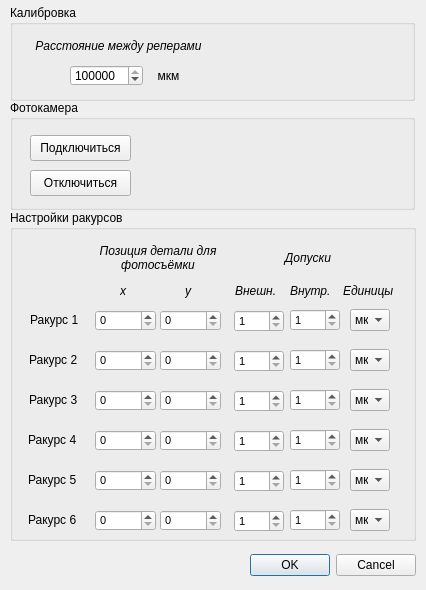
<?xml version="1.0" encoding="UTF-8"?>
<ui version="4.0">
 <class>SettingsDialog</class>
 <widget class="QDialog" name="SettingsDialog">
  <property name="geometry">
   <rect>
    <x>0</x>
    <y>0</y>
    <width>426</width>
    <height>590</height>
   </rect>
  </property>
  <property name="windowTitle">
   <string>Настройки</string>
  </property>
  <widget class="QDialogButtonBox" name="settingsButtonBox">
   <property name="geometry">
    <rect>
     <x>15</x>
     <y>545</y>
     <width>401</width>
     <height>41</height>
    </rect>
   </property>
   <property name="orientation">
    <enum>Qt::Horizontal</enum>
   </property>
   <property name="standardButtons">
    <set>QDialogButtonBox::Cancel|QDialogButtonBox::Ok</set>
   </property>
   <property name="centerButtons">
    <bool>false</bool>
   </property>
  </widget>
  <widget class="QGroupBox" name="CameraGroupBox">
   <property name="geometry">
    <rect>
     <x>10</x>
     <y>100</y>
     <width>405</width>
     <height>110</height>
    </rect>
   </property>
   <property name="title">
    <string>Фотокамера</string>
   </property>
   <widget class="QPushButton" name="cameraConnectButton">
    <property name="geometry">
     <rect>
      <x>20</x>
      <y>35</y>
      <width>101</width>
      <height>26</height>
     </rect>
    </property>
    <property name="text">
     <string>Подключиться</string>
    </property>
   </widget>
   <widget class="QPushButton" name="cameraDisconnectButton">
    <property name="geometry">
     <rect>
      <x>20</x>
      <y>70</y>
      <width>101</width>
      <height>26</height>
     </rect>
    </property>
    <property name="text">
     <string>Отключиться</string>
    </property>
   </widget>
   <widget class="QLabel" name="cameraConnectionStatusLabel">
    <property name="geometry">
     <rect>
      <x>140</x>
      <y>40</y>
      <width>246</width>
      <height>56</height>
     </rect>
    </property>
    <property name="text">
     <string/>
    </property>
    <property name="wordWrap">
     <bool>true</bool>
    </property>
   </widget>
  </widget>
  <widget class="QGroupBox" name="calibrationGroupBox">
   <property name="geometry">
    <rect>
     <x>10</x>
     <y>5</y>
     <width>405</width>
     <height>96</height>
    </rect>
   </property>
   <property name="title">
    <string>Калибровка</string>
   </property>
   <widget class="QLabel" name="calibrationReferencePointsDistanceMkmLabel">
    <property name="geometry">
     <rect>
      <x>145</x>
      <y>60</y>
      <width>27</width>
      <height>21</height>
     </rect>
    </property>
    <property name="text">
     <string>мкм</string>
    </property>
    <property name="alignment">
     <set>Qt::AlignCenter</set>
    </property>
   </widget>
   <widget class="QSpinBox" name="calibrationReferencePointsDistanceSpinBox">
    <property name="geometry">
     <rect>
      <x>60</x>
      <y>60</y>
      <width>73</width>
      <height>21</height>
     </rect>
    </property>
    <property name="minimum">
     <number>1</number>
    </property>
    <property name="maximum">
     <number>200000</number>
    </property>
    <property name="value">
     <number>100000</number>
    </property>
   </widget>
   <widget class="QLabel" name="calibrationReferencePointsDistanceLabel">
    <property name="geometry">
     <rect>
      <x>18</x>
      <y>30</y>
      <width>181</width>
      <height>21</height>
     </rect>
    </property>
    <property name="font">
     <font>
      <italic>true</italic>
     </font>
    </property>
    <property name="text">
     <string>Расстояние между реперами</string>
    </property>
    <property name="alignment">
     <set>Qt::AlignCenter</set>
    </property>
    <property name="wordWrap">
     <bool>true</bool>
    </property>
   </widget>
  </widget>
  <widget class="QGroupBox" name="angleSettingsGroupBox">
   <property name="geometry">
    <rect>
     <x>10</x>
     <y>210</y>
     <width>406</width>
     <height>331</height>
    </rect>
   </property>
   <property name="title">
    <string>Настройки ракурсов</string>
   </property>
   <widget class="QLabel" name="angle1SettingsLabel">
    <property name="geometry">
     <rect>
      <x>20</x>
      <y>95</y>
      <width>60</width>
      <height>30</height>
     </rect>
    </property>
    <property name="text">
     <string>Ракурс 1</string>
    </property>
   </widget>
   <widget class="QLabel" name="angle2SettingsLabel">
    <property name="geometry">
     <rect>
      <x>19</x>
      <y>135</y>
      <width>60</width>
      <height>30</height>
     </rect>
    </property>
    <property name="text">
     <string>Ракурс 2</string>
    </property>
   </widget>
   <widget class="QLabel" name="angle3SettingsLabel">
    <property name="geometry">
     <rect>
      <x>19</x>
      <y>175</y>
      <width>60</width>
      <height>30</height>
     </rect>
    </property>
    <property name="text">
     <string>Ракурс 3</string>
    </property>
   </widget>
   <widget class="QLabel" name="angle4SettingsLabel">
    <property name="geometry">
     <rect>
      <x>18</x>
      <y>215</y>
      <width>60</width>
      <height>30</height>
     </rect>
    </property>
    <property name="text">
     <string>Ракурс 4</string>
    </property>
   </widget>
   <widget class="QLabel" name="angle5SettingsLabel">
    <property name="geometry">
     <rect>
      <x>18</x>
      <y>255</y>
      <width>60</width>
      <height>30</height>
     </rect>
    </property>
    <property name="text">
     <string>Ракурс 5</string>
    </property>
   </widget>
   <widget class="QLabel" name="angle6SettingsLabel">
    <property name="geometry">
     <rect>
      <x>18</x>
      <y>295</y>
      <width>60</width>
      <height>30</height>
     </rect>
    </property>
    <property name="text">
     <string>Ракурс 6</string>
    </property>
   </widget>
   <widget class="QLabel" name="angleSettingsPhotoShootingPosLabel">
    <property name="geometry">
     <rect>
      <x>85</x>
      <y>30</y>
      <width>126</width>
      <height>36</height>
     </rect>
    </property>
    <property name="font">
     <font>
      <italic>true</italic>
     </font>
    </property>
    <property name="text">
     <string>&lt;html&gt;&lt;head/&gt;&lt;body&gt;&lt;p&gt;Позиция детали для фотосъёмки&lt;/p&gt;&lt;/body&gt;&lt;/html&gt;</string>
    </property>
    <property name="alignment">
     <set>Qt::AlignCenter</set>
    </property>
    <property name="wordWrap">
     <bool>true</bool>
    </property>
   </widget>
   <widget class="QSpinBox" name="angle1PosXSpinBox">
    <property name="geometry">
     <rect>
      <x>85</x>
      <y>100</y>
      <width>61</width>
      <height>21</height>
     </rect>
    </property>
    <property name="font">
     <font>
      <pointsize>8</pointsize>
     </font>
    </property>
    <property name="maximum">
     <number>999999</number>
    </property>
    <property name="value">
     <number>0</number>
    </property>
   </widget>
   <widget class="QLabel" name="anglePosXLabel">
    <property name="geometry">
     <rect>
      <x>110</x>
      <y>70</y>
      <width>16</width>
      <height>21</height>
     </rect>
    </property>
    <property name="font">
     <font>
      <italic>true</italic>
     </font>
    </property>
    <property name="text">
     <string>x</string>
    </property>
   </widget>
   <widget class="QSpinBox" name="angle1PosYSpinBox">
    <property name="geometry">
     <rect>
      <x>150</x>
      <y>100</y>
      <width>61</width>
      <height>21</height>
     </rect>
    </property>
    <property name="font">
     <font>
      <pointsize>8</pointsize>
     </font>
    </property>
    <property name="maximum">
     <number>999999</number>
    </property>
    <property name="value">
     <number>0</number>
    </property>
   </widget>
   <widget class="QLabel" name="anglePosYLabel">
    <property name="geometry">
     <rect>
      <x>175</x>
      <y>70</y>
      <width>16</width>
      <height>21</height>
     </rect>
    </property>
    <property name="font">
     <font>
      <italic>true</italic>
     </font>
    </property>
    <property name="text">
     <string>y</string>
    </property>
   </widget>
   <widget class="QSpinBox" name="angle2PosXSpinBox">
    <property name="geometry">
     <rect>
      <x>85</x>
      <y>140</y>
      <width>61</width>
      <height>21</height>
     </rect>
    </property>
    <property name="font">
     <font>
      <pointsize>8</pointsize>
     </font>
    </property>
    <property name="maximum">
     <number>999999</number>
    </property>
    <property name="value">
     <number>0</number>
    </property>
   </widget>
   <widget class="QSpinBox" name="angle2PosYSpinBox">
    <property name="geometry">
     <rect>
      <x>150</x>
      <y>140</y>
      <width>61</width>
      <height>21</height>
     </rect>
    </property>
    <property name="font">
     <font>
      <pointsize>8</pointsize>
     </font>
    </property>
    <property name="maximum">
     <number>999999</number>
    </property>
    <property name="value">
     <number>0</number>
    </property>
   </widget>
   <widget class="QSpinBox" name="angle3PosXSpinBox">
    <property name="geometry">
     <rect>
      <x>85</x>
      <y>180</y>
      <width>61</width>
      <height>21</height>
     </rect>
    </property>
    <property name="font">
     <font>
      <pointsize>8</pointsize>
     </font>
    </property>
    <property name="maximum">
     <number>999999</number>
    </property>
    <property name="value">
     <number>0</number>
    </property>
   </widget>
   <widget class="QSpinBox" name="angle3PosYSpinBox">
    <property name="geometry">
     <rect>
      <x>150</x>
      <y>180</y>
      <width>61</width>
      <height>21</height>
     </rect>
    </property>
    <property name="font">
     <font>
      <pointsize>8</pointsize>
     </font>
    </property>
    <property name="maximum">
     <number>999999</number>
    </property>
    <property name="value">
     <number>0</number>
    </property>
   </widget>
   <widget class="QSpinBox" name="angle4PosXSpinBox">
    <property name="geometry">
     <rect>
      <x>85</x>
      <y>220</y>
      <width>61</width>
      <height>21</height>
     </rect>
    </property>
    <property name="font">
     <font>
      <pointsize>8</pointsize>
     </font>
    </property>
    <property name="maximum">
     <number>999999</number>
    </property>
    <property name="value">
     <number>0</number>
    </property>
   </widget>
   <widget class="QSpinBox" name="angle4PosYSpinBox">
    <property name="geometry">
     <rect>
      <x>150</x>
      <y>220</y>
      <width>61</width>
      <height>21</height>
     </rect>
    </property>
    <property name="font">
     <font>
      <pointsize>8</pointsize>
     </font>
    </property>
    <property name="maximum">
     <number>999999</number>
    </property>
    <property name="value">
     <number>0</number>
    </property>
   </widget>
   <widget class="QSpinBox" name="angle5PosXSpinBox">
    <property name="geometry">
     <rect>
      <x>85</x>
      <y>260</y>
      <width>61</width>
      <height>21</height>
     </rect>
    </property>
    <property name="font">
     <font>
      <pointsize>8</pointsize>
     </font>
    </property>
    <property name="maximum">
     <number>999999</number>
    </property>
    <property name="value">
     <number>0</number>
    </property>
   </widget>
   <widget class="QSpinBox" name="angle5PosYSpinBox">
    <property name="geometry">
     <rect>
      <x>150</x>
      <y>260</y>
      <width>61</width>
      <height>21</height>
     </rect>
    </property>
    <property name="font">
     <font>
      <pointsize>8</pointsize>
     </font>
    </property>
    <property name="maximum">
     <number>999999</number>
    </property>
    <property name="value">
     <number>0</number>
    </property>
   </widget>
   <widget class="QSpinBox" name="angle6PosXSpinBox">
    <property name="geometry">
     <rect>
      <x>85</x>
      <y>300</y>
      <width>61</width>
      <height>21</height>
     </rect>
    </property>
    <property name="font">
     <font>
      <pointsize>8</pointsize>
     </font>
    </property>
    <property name="maximum">
     <number>999999</number>
    </property>
    <property name="value">
     <number>0</number>
    </property>
   </widget>
   <widget class="QSpinBox" name="angle6PosYSpinBox">
    <property name="geometry">
     <rect>
      <x>150</x>
      <y>300</y>
      <width>61</width>
      <height>21</height>
     </rect>
    </property>
    <property name="font">
     <font>
      <pointsize>8</pointsize>
     </font>
    </property>
    <property name="maximum">
     <number>999999</number>
    </property>
    <property name="value">
     <number>0</number>
    </property>
   </widget>
   <widget class="QSpinBox" name="angle5ExtSpinBox">
    <property name="geometry">
     <rect>
      <x>224</x>
      <y>260</y>
      <width>50</width>
      <height>22</height>
     </rect>
    </property>
    <property name="font">
     <font>
      <pointsize>8</pointsize>
     </font>
    </property>
    <property name="minimum">
     <number>1</number>
    </property>
    <property name="maximum">
     <number>10000</number>
    </property>
   </widget>
   <widget class="QComboBox" name="angle4ComboBox">
    <property name="geometry">
     <rect>
      <x>340</x>
      <y>219</y>
      <width>40</width>
      <height>22</height>
     </rect>
    </property>
    <item>
     <property name="text">
      <string>мкм</string>
     </property>
    </item>
    <item>
     <property name="text">
      <string>px</string>
     </property>
    </item>
   </widget>
   <widget class="QLabel" name="toleranceUnitsLabel">
    <property name="geometry">
     <rect>
      <x>333</x>
      <y>70</y>
      <width>56</width>
      <height>21</height>
     </rect>
    </property>
    <property name="font">
     <font>
      <italic>true</italic>
     </font>
    </property>
    <property name="text">
     <string>Единицы</string>
    </property>
    <property name="scaledContents">
     <bool>false</bool>
    </property>
    <property name="wordWrap">
     <bool>true</bool>
    </property>
    <property name="buddy">
     <cstring>toleranceUnitsLabel</cstring>
    </property>
   </widget>
   <widget class="QLabel" name="externalToleranceLabel">
    <property name="geometry">
     <rect>
      <x>225</x>
      <y>70</y>
      <width>51</width>
      <height>21</height>
     </rect>
    </property>
    <property name="font">
     <font>
      <italic>true</italic>
     </font>
    </property>
    <property name="text">
     <string>Внешн.</string>
    </property>
   </widget>
   <widget class="QComboBox" name="angle2ComboBox">
    <property name="geometry">
     <rect>
      <x>340</x>
      <y>139</y>
      <width>40</width>
      <height>22</height>
     </rect>
    </property>
    <item>
     <property name="text">
      <string>мкм</string>
     </property>
    </item>
    <item>
     <property name="text">
      <string>px</string>
     </property>
    </item>
   </widget>
   <widget class="QSpinBox" name="angle4ExtSpinBox">
    <property name="geometry">
     <rect>
      <x>224</x>
      <y>220</y>
      <width>50</width>
      <height>22</height>
     </rect>
    </property>
    <property name="font">
     <font>
      <pointsize>8</pointsize>
     </font>
    </property>
    <property name="minimum">
     <number>1</number>
    </property>
    <property name="maximum">
     <number>10000</number>
    </property>
   </widget>
   <widget class="QLabel" name="internalToleranceLabel">
    <property name="geometry">
     <rect>
      <x>280</x>
      <y>70</y>
      <width>46</width>
      <height>21</height>
     </rect>
    </property>
    <property name="font">
     <font>
      <italic>true</italic>
     </font>
    </property>
    <property name="text">
     <string>Внутр.</string>
    </property>
   </widget>
   <widget class="QSpinBox" name="angle1ExtSpinBox">
    <property name="geometry">
     <rect>
      <x>224</x>
      <y>100</y>
      <width>50</width>
      <height>22</height>
     </rect>
    </property>
    <property name="font">
     <font>
      <pointsize>8</pointsize>
     </font>
    </property>
    <property name="minimum">
     <number>1</number>
    </property>
    <property name="maximum">
     <number>10000</number>
    </property>
   </widget>
   <widget class="QSpinBox" name="angle5IntSpinBox">
    <property name="geometry">
     <rect>
      <x>280</x>
      <y>259</y>
      <width>50</width>
      <height>22</height>
     </rect>
    </property>
    <property name="font">
     <font>
      <pointsize>8</pointsize>
     </font>
    </property>
    <property name="minimum">
     <number>1</number>
    </property>
    <property name="maximum">
     <number>10000</number>
    </property>
   </widget>
   <widget class="QSpinBox" name="angle2ExtSpinBox">
    <property name="geometry">
     <rect>
      <x>224</x>
      <y>140</y>
      <width>50</width>
      <height>22</height>
     </rect>
    </property>
    <property name="font">
     <font>
      <pointsize>8</pointsize>
     </font>
    </property>
    <property name="minimum">
     <number>1</number>
    </property>
    <property name="maximum">
     <number>10000</number>
    </property>
   </widget>
   <widget class="QSpinBox" name="angle4IntSpinBox">
    <property name="geometry">
     <rect>
      <x>280</x>
      <y>219</y>
      <width>50</width>
      <height>22</height>
     </rect>
    </property>
    <property name="font">
     <font>
      <pointsize>8</pointsize>
     </font>
    </property>
    <property name="minimum">
     <number>1</number>
    </property>
    <property name="maximum">
     <number>10000</number>
    </property>
   </widget>
   <widget class="QComboBox" name="angle5ComboBox">
    <property name="geometry">
     <rect>
      <x>340</x>
      <y>259</y>
      <width>40</width>
      <height>22</height>
     </rect>
    </property>
    <item>
     <property name="text">
      <string>мкм</string>
     </property>
    </item>
    <item>
     <property name="text">
      <string>px</string>
     </property>
    </item>
   </widget>
   <widget class="QSpinBox" name="angle2IntSpinBox">
    <property name="geometry">
     <rect>
      <x>280</x>
      <y>139</y>
      <width>50</width>
      <height>22</height>
     </rect>
    </property>
    <property name="font">
     <font>
      <pointsize>8</pointsize>
     </font>
    </property>
    <property name="minimum">
     <number>1</number>
    </property>
    <property name="maximum">
     <number>10000</number>
    </property>
   </widget>
   <widget class="QSpinBox" name="angle3IntSpinBox">
    <property name="geometry">
     <rect>
      <x>280</x>
      <y>179</y>
      <width>50</width>
      <height>22</height>
     </rect>
    </property>
    <property name="font">
     <font>
      <pointsize>8</pointsize>
     </font>
    </property>
    <property name="minimum">
     <number>1</number>
    </property>
    <property name="maximum">
     <number>10000</number>
    </property>
   </widget>
   <widget class="QSpinBox" name="angle3ExtSpinBox">
    <property name="geometry">
     <rect>
      <x>224</x>
      <y>180</y>
      <width>50</width>
      <height>22</height>
     </rect>
    </property>
    <property name="font">
     <font>
      <pointsize>8</pointsize>
     </font>
    </property>
    <property name="minimum">
     <number>1</number>
    </property>
    <property name="maximum">
     <number>10000</number>
    </property>
   </widget>
   <widget class="QSpinBox" name="angle1IntSpinBox">
    <property name="geometry">
     <rect>
      <x>280</x>
      <y>99</y>
      <width>50</width>
      <height>22</height>
     </rect>
    </property>
    <property name="font">
     <font>
      <pointsize>8</pointsize>
     </font>
    </property>
    <property name="minimum">
     <number>1</number>
    </property>
    <property name="maximum">
     <number>10000</number>
    </property>
   </widget>
   <widget class="QComboBox" name="angle1ComboBox">
    <property name="geometry">
     <rect>
      <x>340</x>
      <y>99</y>
      <width>40</width>
      <height>22</height>
     </rect>
    </property>
    <item>
     <property name="text">
      <string>мкм</string>
     </property>
    </item>
    <item>
     <property name="text">
      <string>px</string>
     </property>
    </item>
   </widget>
   <widget class="QComboBox" name="angle3ComboBox">
    <property name="geometry">
     <rect>
      <x>340</x>
      <y>179</y>
      <width>40</width>
      <height>22</height>
     </rect>
    </property>
    <item>
     <property name="text">
      <string>мкм</string>
     </property>
    </item>
    <item>
     <property name="text">
      <string>px</string>
     </property>
    </item>
   </widget>
   <widget class="QLabel" name="angleSettingsTolerancesLabel">
    <property name="geometry">
     <rect>
      <x>235</x>
      <y>30</y>
      <width>126</width>
      <height>36</height>
     </rect>
    </property>
    <property name="font">
     <font>
      <italic>true</italic>
     </font>
    </property>
    <property name="text">
     <string>&lt;html&gt;&lt;head/&gt;&lt;body&gt;&lt;p&gt;Допуски&lt;/p&gt;&lt;/body&gt;&lt;/html&gt;</string>
    </property>
    <property name="alignment">
     <set>Qt::AlignCenter</set>
    </property>
    <property name="wordWrap">
     <bool>true</bool>
    </property>
   </widget>
   <widget class="QSpinBox" name="angle6IntSpinBox">
    <property name="geometry">
     <rect>
      <x>280</x>
      <y>299</y>
      <width>50</width>
      <height>22</height>
     </rect>
    </property>
    <property name="font">
     <font>
      <pointsize>8</pointsize>
     </font>
    </property>
    <property name="minimum">
     <number>1</number>
    </property>
    <property name="maximum">
     <number>10000</number>
    </property>
   </widget>
   <widget class="QSpinBox" name="angle6ExtSpinBox">
    <property name="geometry">
     <rect>
      <x>224</x>
      <y>300</y>
      <width>50</width>
      <height>22</height>
     </rect>
    </property>
    <property name="font">
     <font>
      <pointsize>8</pointsize>
     </font>
    </property>
    <property name="minimum">
     <number>1</number>
    </property>
    <property name="maximum">
     <number>10000</number>
    </property>
   </widget>
   <widget class="QComboBox" name="angle6ComboBox">
    <property name="geometry">
     <rect>
      <x>340</x>
      <y>299</y>
      <width>40</width>
      <height>22</height>
     </rect>
    </property>
    <item>
     <property name="text">
      <string>мкм</string>
     </property>
    </item>
    <item>
     <property name="text">
      <string>px</string>
     </property>
    </item>
   </widget>
  </widget>
 </widget>
 <tabstops>
  <tabstop>calibrationReferencePointsDistanceSpinBox</tabstop>
  <tabstop>cameraConnectButton</tabstop>
  <tabstop>cameraDisconnectButton</tabstop>
  <tabstop>angle1PosXSpinBox</tabstop>
  <tabstop>angle1PosYSpinBox</tabstop>
  <tabstop>angle1ExtSpinBox</tabstop>
  <tabstop>angle1IntSpinBox</tabstop>
  <tabstop>angle1ComboBox</tabstop>
  <tabstop>angle2PosXSpinBox</tabstop>
  <tabstop>angle2PosYSpinBox</tabstop>
  <tabstop>angle2ExtSpinBox</tabstop>
  <tabstop>angle2IntSpinBox</tabstop>
  <tabstop>angle2ComboBox</tabstop>
  <tabstop>angle3PosXSpinBox</tabstop>
  <tabstop>angle3PosYSpinBox</tabstop>
  <tabstop>angle3ExtSpinBox</tabstop>
  <tabstop>angle3IntSpinBox</tabstop>
  <tabstop>angle3ComboBox</tabstop>
  <tabstop>angle4PosXSpinBox</tabstop>
  <tabstop>angle4PosYSpinBox</tabstop>
  <tabstop>angle4ExtSpinBox</tabstop>
  <tabstop>angle4IntSpinBox</tabstop>
  <tabstop>angle4ComboBox</tabstop>
  <tabstop>angle5PosXSpinBox</tabstop>
  <tabstop>angle5PosYSpinBox</tabstop>
  <tabstop>angle5ExtSpinBox</tabstop>
  <tabstop>angle5IntSpinBox</tabstop>
  <tabstop>angle5ComboBox</tabstop>
  <tabstop>angle6PosXSpinBox</tabstop>
  <tabstop>angle6PosYSpinBox</tabstop>
  <tabstop>angle6ExtSpinBox</tabstop>
  <tabstop>angle6IntSpinBox</tabstop>
  <tabstop>angle6ComboBox</tabstop>
 </tabstops>
 <resources/>
 <connections/>
</ui>
